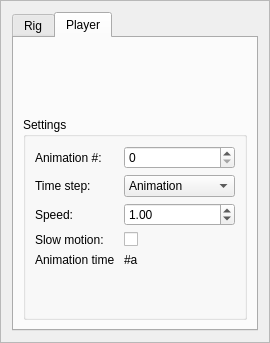
<?xml version="1.0" encoding="UTF-8"?>
<ui version="4.0">
 <class>AnimationUI</class>
 <widget class="QFrame" name="AnimationUI">
  <property name="geometry">
   <rect>
    <x>0</x>
    <y>0</y>
    <width>270</width>
    <height>343</height>
   </rect>
  </property>
  <property name="windowTitle">
   <string>Frame</string>
  </property>
  <property name="frameShape">
   <enum>QFrame::StyledPanel</enum>
  </property>
  <property name="frameShadow">
   <enum>QFrame::Raised</enum>
  </property>
  <layout class="QVBoxLayout" name="verticalLayout_2">
   <item>
    <widget class="QTabWidget" name="tabWidget">
     <property name="enabled">
      <bool>true</bool>
     </property>
     <property name="currentIndex">
      <number>1</number>
     </property>
     <property name="tabsClosable">
      <bool>false</bool>
     </property>
     <widget class="QWidget" name="m_rig">
      <attribute name="title">
       <string>Rig</string>
      </attribute>
      <layout class="QGridLayout" name="gridLayout">
       <item row="0" column="0">
        <widget class="QLabel" name="label">
         <property name="sizePolicy">
          <sizepolicy hsizetype="Fixed" vsizetype="Fixed">
           <horstretch>0</horstretch>
           <verstretch>0</verstretch>
          </sizepolicy>
         </property>
         <property name="text">
          <string>X-Ray:</string>
         </property>
        </widget>
       </item>
       <item row="0" column="1">
        <widget class="QPushButton" name="m_xray">
         <property name="minimumSize">
          <size>
           <width>32</width>
           <height>32</height>
          </size>
         </property>
         <property name="maximumSize">
          <size>
           <width>32</width>
           <height>32</height>
          </size>
         </property>
         <property name="text">
          <string/>
         </property>
         <property name="icon">
          <iconset>
           <normaloff>../../../../Assets/Images/xray.png</normaloff>
           <normalon>:/Assets/Images/xray.png</normalon>../../../../Assets/Images/xray.png</iconset>
         </property>
         <property name="iconSize">
          <size>
           <width>32</width>
           <height>32</height>
          </size>
         </property>
         <property name="checkable">
          <bool>true</bool>
         </property>
        </widget>
       </item>
       <item row="1" column="0">
        <widget class="QLabel" name="label_2">
         <property name="text">
          <string>Show:</string>
         </property>
        </widget>
       </item>
       <item row="1" column="1">
        <widget class="QCheckBox" name="m_showSkeleton">
         <property name="text">
          <string/>
         </property>
         <property name="checked">
          <bool>true</bool>
         </property>
        </widget>
       </item>
       <item row="0" column="2">
        <spacer name="horizontalSpacer">
         <property name="orientation">
          <enum>Qt::Horizontal</enum>
         </property>
         <property name="sizeHint" stdset="0">
          <size>
           <width>40</width>
           <height>20</height>
          </size>
         </property>
        </spacer>
       </item>
       <item row="2" column="0">
        <spacer name="verticalSpacer">
         <property name="orientation">
          <enum>Qt::Vertical</enum>
         </property>
         <property name="sizeHint" stdset="0">
          <size>
           <width>20</width>
           <height>40</height>
          </size>
         </property>
        </spacer>
       </item>
      </layout>
     </widget>
     <widget class="QWidget" name="m_player">
      <attribute name="title">
       <string>Player</string>
      </attribute>
      <layout class="QVBoxLayout" name="verticalLayout">
       <item>
        <layout class="QHBoxLayout" name="horizontalLayout">
         <item>
          <widget class="QPushButton" name="m_play">
           <property name="sizePolicy">
            <sizepolicy hsizetype="Fixed" vsizetype="Fixed">
             <horstretch>0</horstretch>
             <verstretch>0</verstretch>
            </sizepolicy>
           </property>
           <property name="minimumSize">
            <size>
             <width>64</width>
             <height>64</height>
            </size>
           </property>
           <property name="maximumSize">
            <size>
             <width>64</width>
             <height>64</height>
            </size>
           </property>
           <property name="styleSheet">
            <string notr="true">QPushButton[pressed=&quot;false&quot;] {
border-image: url(:/Assets/Images/play_off.png);
}

QPushButton:hover[pressed=&quot;false&quot;] {
border-image: url(:/Assets/Images/play_on.png);
}

QPushButton[pressed=&quot;true&quot;] {
border-image: url(:/Assets/Images/pause_off.png);
}

QPushButton:hover[pressed=&quot;true&quot;] {
border-image: url(:/Assets/Images/pause_on.png);
}
</string>
           </property>
           <property name="text">
            <string/>
           </property>
           <property name="iconSize">
            <size>
             <width>64</width>
             <height>64</height>
            </size>
           </property>
           <property name="checkable">
            <bool>true</bool>
           </property>
           <property name="checked">
            <bool>false</bool>
           </property>
           <property name="flat">
            <bool>true</bool>
           </property>
          </widget>
         </item>
         <item>
          <widget class="QPushButton" name="m_step">
           <property name="sizePolicy">
            <sizepolicy hsizetype="Fixed" vsizetype="Fixed">
             <horstretch>0</horstretch>
             <verstretch>0</verstretch>
            </sizepolicy>
           </property>
           <property name="minimumSize">
            <size>
             <width>64</width>
             <height>64</height>
            </size>
           </property>
           <property name="maximumSize">
            <size>
             <width>64</width>
             <height>64</height>
            </size>
           </property>
           <property name="styleSheet">
            <string notr="true">QPushButton {
border-image: url(:/Assets/Images/step_off.png);
}

QPushButton:hover {
border-image: url(:/Assets/Images/step_on.png);
}
</string>
           </property>
           <property name="text">
            <string/>
           </property>
           <property name="iconSize">
            <size>
             <width>64</width>
             <height>64</height>
            </size>
           </property>
           <property name="flat">
            <bool>true</bool>
           </property>
          </widget>
         </item>
         <item>
          <widget class="QPushButton" name="m_reset">
           <property name="sizePolicy">
            <sizepolicy hsizetype="Fixed" vsizetype="Fixed">
             <horstretch>0</horstretch>
             <verstretch>0</verstretch>
            </sizepolicy>
           </property>
           <property name="minimumSize">
            <size>
             <width>64</width>
             <height>64</height>
            </size>
           </property>
           <property name="maximumSize">
            <size>
             <width>64</width>
             <height>64</height>
            </size>
           </property>
           <property name="styleSheet">
            <string notr="true">QPushButton {
border-image: url(:/Assets/Images/stop_off.png);
}

QPushButton:hover {
border-image: url(:/Assets/Images/stop_on.png);
}
</string>
           </property>
           <property name="text">
            <string/>
           </property>
           <property name="iconSize">
            <size>
             <width>64</width>
             <height>64</height>
            </size>
           </property>
           <property name="flat">
            <bool>true</bool>
           </property>
          </widget>
         </item>
        </layout>
       </item>
       <item>
        <widget class="QGroupBox" name="groupBox">
         <property name="title">
          <string>Settings</string>
         </property>
         <layout class="QFormLayout" name="formLayout">
          <item row="1" column="0">
           <widget class="QLabel" name="label_3">
            <property name="text">
             <string>Time step:</string>
            </property>
           </widget>
          </item>
          <item row="1" column="1">
           <widget class="QComboBox" name="m_timeStep">
            <item>
             <property name="text">
              <string>Animation</string>
             </property>
            </item>
            <item>
             <property name="text">
              <string>System</string>
             </property>
            </item>
           </widget>
          </item>
          <item row="2" column="0">
           <widget class="QLabel" name="label_4">
            <property name="text">
             <string>Speed:</string>
            </property>
           </widget>
          </item>
          <item row="2" column="1">
           <widget class="QDoubleSpinBox" name="m_speed">
            <property name="minimum">
             <double>0.010000000000000</double>
            </property>
            <property name="maximum">
             <double>100.000000000000000</double>
            </property>
            <property name="singleStep">
             <double>0.100000000000000</double>
            </property>
            <property name="value">
             <double>1.000000000000000</double>
            </property>
           </widget>
          </item>
          <item row="3" column="0">
           <widget class="QLabel" name="label_5">
            <property name="text">
             <string>Slow motion:</string>
            </property>
           </widget>
          </item>
          <item row="3" column="1">
           <widget class="QCheckBox" name="m_slowMo">
            <property name="text">
             <string/>
            </property>
           </widget>
          </item>
          <item row="0" column="0">
           <widget class="QLabel" name="label_6">
            <property name="text">
             <string>Animation #:</string>
            </property>
           </widget>
          </item>
          <item row="0" column="1">
           <widget class="QSpinBox" name="m_animationID">
            <property name="maximum">
             <number>256</number>
            </property>
           </widget>
          </item>
          <item row="4" column="0">
           <widget class="QLabel" name="m_animTime">
            <property name="text">
             <string>Animation time </string>
            </property>
           </widget>
          </item>
          <item row="4" column="1">
           <widget class="QLabel" name="m_animationTimeDisplay">
            <property name="text">
             <string>#a</string>
            </property>
           </widget>
          </item>
         </layout>
        </widget>
       </item>
      </layout>
     </widget>
    </widget>
   </item>
  </layout>
  <action name="actionXray">
   <property name="checkable">
    <bool>true</bool>
   </property>
   <property name="icon">
    <iconset theme="xray.png" resource="../../../../icons.qrc">
     <normaloff>:/Assets/Images/xray.png</normaloff>:/Assets/Images/xray.png</iconset>
   </property>
   <property name="text">
    <string>xray</string>
   </property>
   <property name="toolTip">
    <string>Show / hide skeleton</string>
   </property>
   <property name="shortcut">
    <string>S</string>
   </property>
  </action>
  <action name="actionPlay">
   <property name="checkable">
    <bool>true</bool>
   </property>
   <property name="enabled">
    <bool>true</bool>
   </property>
   <property name="icon">
    <iconset resource="../../../../icons.qrc">
     <normaloff>:/Assets/Images/play_off.png</normaloff>
     <normalon>:/Assets/Images/pause_off.png</normalon>
     <activeoff>:/Assets/Images/play_on.png</activeoff>
     <activeon>:/Assets/Images/pause_on.png</activeon>:/Assets/Images/play_off.png</iconset>
   </property>
   <property name="text">
    <string>play</string>
   </property>
   <property name="toolTip">
    <string>Play / Pause</string>
   </property>
   <property name="shortcut">
    <string>Space</string>
   </property>
  </action>
  <action name="actionStop">
   <property name="icon">
    <iconset resource="../../../../icons.qrc">
     <normaloff>:/Assets/Images/stop_off.png</normaloff>
     <normalon>:/Assets/Images/stop_off.png</normalon>
     <activeoff>:/Assets/Images/stop_on.png</activeoff>
     <activeon>:/Assets/Images/stop_on.png</activeon>:/Assets/Images/stop_off.png</iconset>
   </property>
   <property name="text">
    <string>stop</string>
   </property>
   <property name="toolTip">
    <string>Reset</string>
   </property>
   <property name="shortcut">
    <string>Backspace</string>
   </property>
  </action>
  <action name="actionStep">
   <property name="checkable">
    <bool>false</bool>
   </property>
   <property name="icon">
    <iconset resource="../../../../icons.qrc">
     <normaloff>:/Assets/Images/step_off.png</normaloff>
     <normalon>:/Assets/Images/step_on.png</normalon>
     <activeoff>:/Assets/Images/step_on.png</activeoff>:/Assets/Images/step_off.png</iconset>
   </property>
   <property name="text">
    <string>step</string>
   </property>
   <property name="toolTip">
    <string>Step</string>
   </property>
   <property name="shortcut">
    <string>Ctrl+Space</string>
   </property>
  </action>
 </widget>
 <resources>
  <include location="../../../../icons.qrc"/>
  <include location="../../../../icons.qrc"/>
 </resources>
 <connections/>
</ui>
